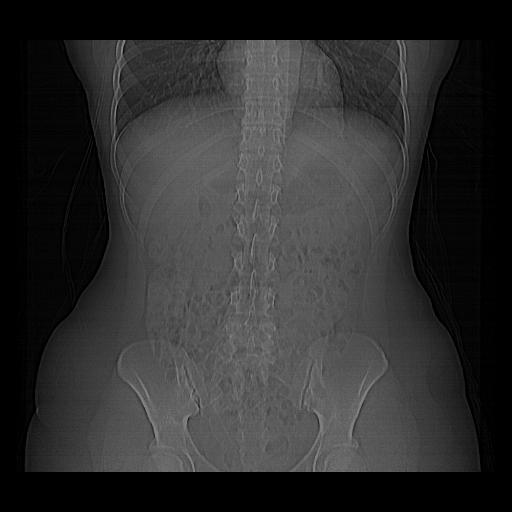
%> input picture Lecture Materials/spine.jpg, 512 x 512 px
$ octave week3_scaling.m   (GNU Octave 9; MATLAB toolbox functions it lacks are replaced by stand-ins)
%> lines starting %> are read from the running program, lines starting %| are printed output that depends on the picture
%% Lecture code for week 3 -- Scaling
% Code by JEANETTE A MUMFORD
% (with a few minor changes by Daniel Pimentel)

% Goal:  Explore display range of MATLAB

% On your own.  Plot the vector -10:70 using image() and grayscale.
% What do you notice?

figure(1)
dat = rand(10,10)*1000;
image(dat)
colormap(gray)

figure(2)
imagesc(dat)
colormap(gray)

figure(3)
image([-10:70])
colormap(gray)

figure(4)
imagesc([-10:70])
colormap(gray)


%% Scaling (or more precisely, range conversion)

% Although we will eventually use imagesc for scaling, we must learn how to
% scale first

%  What range do we want our image values to be to display nicely in
%  MATLAB?

% What is the current range of values in img?

img = imread('spine.jpg');
%> img is the input picture: size 512x512x3 uint8; min 0, max 144, mean 46.2

% General instructions:
% Step 0: I always like to make things double to avoid issues
img_double = double(img);

figure(5);
subplot(1,2,1); image(img);
subplot(1,2,2); hist(img_double(:));
%> after `hist(img_double(:))`:
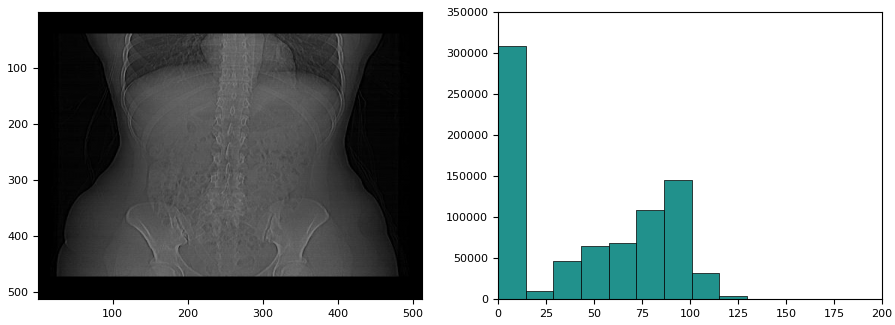
%> figure redrawn from the program's plot data, 2 panels

% Step 1:  Ensure smallest value is 0
imin=min(img_double(:));
%> imin = 0
% Subtracting the minimum will set the new min to 0
img_scale=img_double-imin;


% Step 2: to find the max.
imax= max(img_scale(:));
%> imax = 144

% Step 3: Divide by old max and multiply by what we'd like the new max to be
img_scale = img_scale/imax*256;
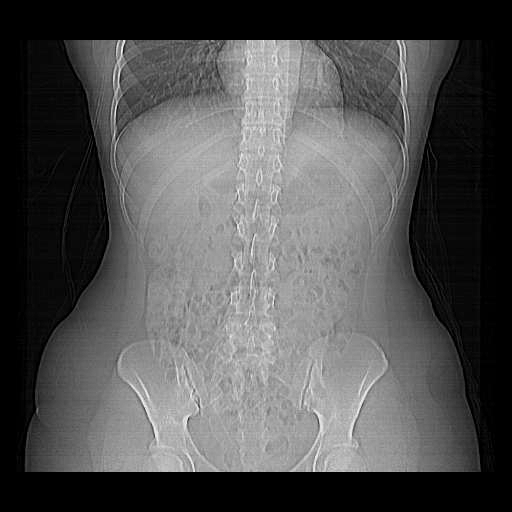
%> img_scale: size 512x512x3 double; min 0, max 256, mean 82.2; drawn with min black and max white

figure(6)
subplot(1,2,2); hist(img_scale(:));

% Convert to integer again
img_scale = uint8(img_scale);
%> img_scale: size 512x512x3 uint8
subplot(1,2,1); image(img_scale);
%> after `image(img_scale)`:
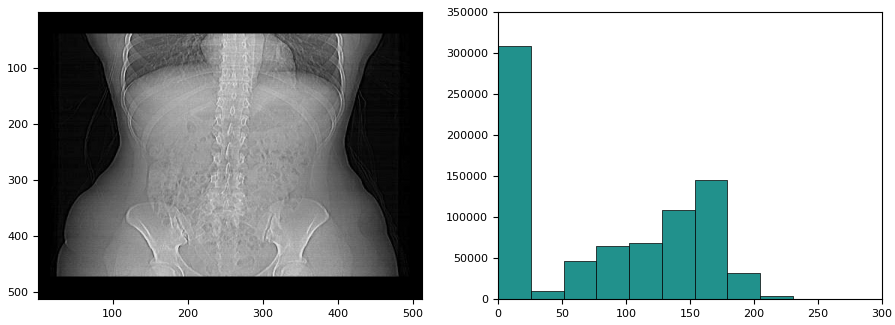
%> figure redrawn from the program's plot data, 2 panels

% What happens if we don't transform to double?
% Do I need to transform back to integer?
% Which one is better?


%% Sigmoid function

img = 0:63;

w = 10;
s = 2;
s_w_10_s_2 = 63./(1+exp(-1*(img - w)/s));

figure(7);
plot(img, s_w_10_s_2)
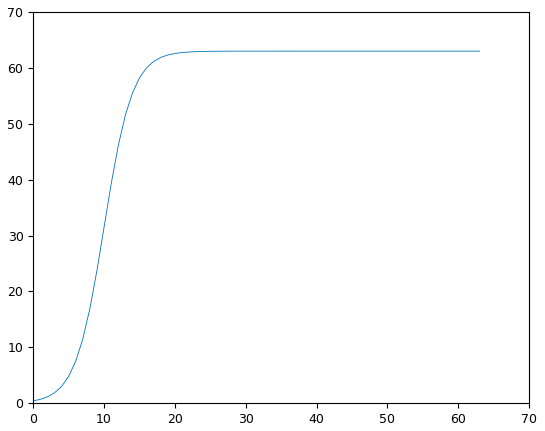
%> figure redrawn from the program's plot data; curve peaks at x = 63, y = 63


w = 10;
s = 5;
s_w_10_s_5 = 63./(1+exp(-1*(img - w)/s));

figure(8);
subplot(2, 1, 1)
plot(img, s_w_10_s_2)
subplot(2,1,2)
plot(img, s_w_10_s_5)
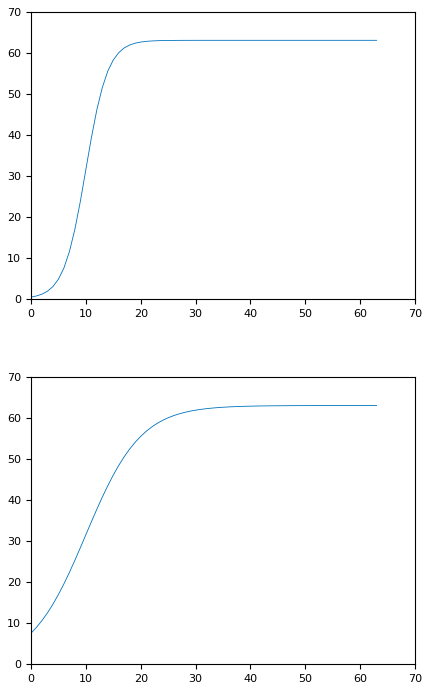
%> figure redrawn from the program's plot data, 2 panels; panel 1: curve peaks at x = 63, y = 63
